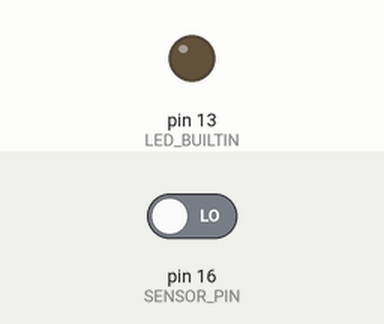
This sketch was run on a simulated Arduino Uno, built with avr-gcc and run on an emulated ATmega328P. Parts: output pins drawn as LEDs (lit = HIGH). Inputs (shaded band) come from the test bench; at power-on: pin 16 (SENSOR_PIN) LOW.

Above: at 1.2 s.
1.3 s: pin 16 (SENSOR_PIN) driven HIGH
At 2.8 s:
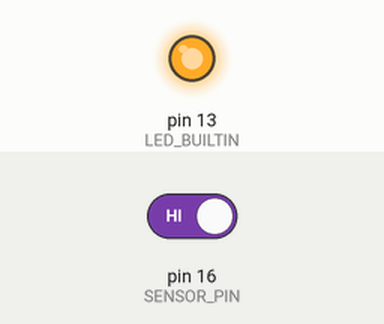
3.6 s: pin 16 (SENSOR_PIN) driven LOW
At 4.9 s:
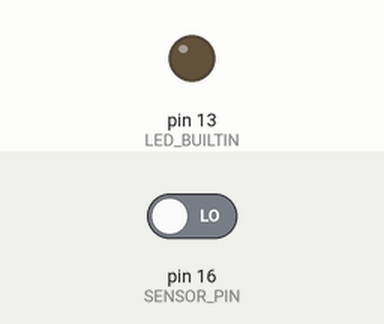
Timing chart, 0 to 6.6 s (numbered marks = the images above; inputs shaded):
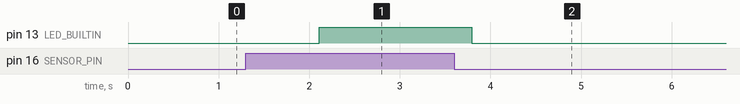

Measured:
- after the input at 1.3 s, pin 13 (LED_BUILTIN): LOW → HIGH after 0.81 s
- after the input at 3.6 s, pin 13 (LED_BUILTIN): HIGH → LOW after 0.20 s

The sketch:

vibration_arduino.ino
```cpp
// Vibration Sensor Example

#define SENSOR_PIN 16

#define N_SAMPLES 100

// Samples storage
uint8_t vibr[N_SAMPLES];
int inVibr, outVibr, nVibr;
int count;

// Initializations
void setup() {
  pinMode (LED_BUILTIN, OUTPUT);
  digitalWrite (LED_BUILTIN, LOW);
  pinMode (SENSOR_PIN, INPUT);
  inVibr = outVibr = nVibr = 0;
  count = 0;
}

// Main Loop
void loop() {
  delay(10);
  if (nVibr == N_SAMPLES) {
    // Remove oldest
    count -= vibr[outVibr];
    outVibr = (outVibr+1) % N_SAMPLES;
  } else {
    nVibr++;
  }
  vibr[inVibr] = digitalRead(SENSOR_PIN);
  count += vibr[inVibr];
  inVibr = (inVibr+1) % N_SAMPLES;
  digitalWrite (LED_BUILTIN, (count > 80)? HIGH : LOW);
}
```
